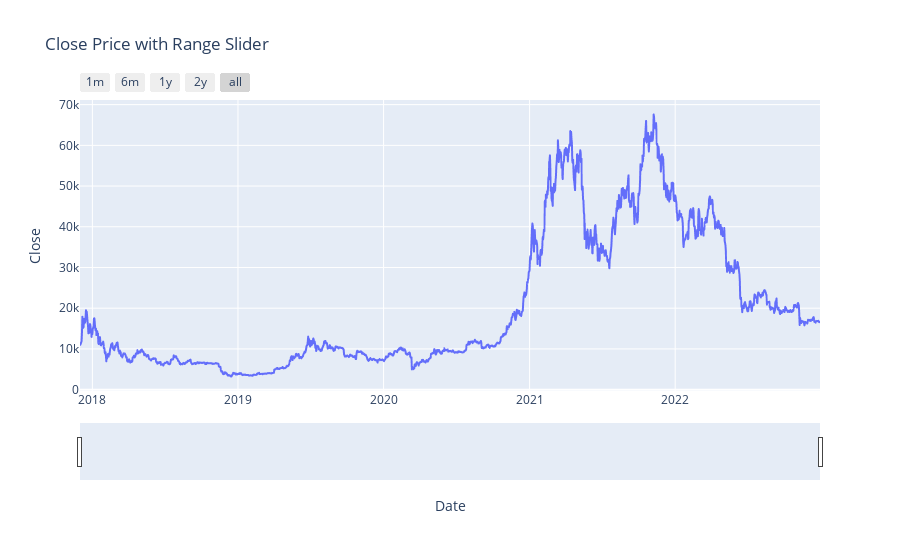

Here is the notebook cell this chart was saved with:
### Code cell
crypto_btc.reset_index(inplace=True)
fig = px.line(crypto_btc, x='Date', y='Close', title='Close Price with Range Slider')
fig.update_layout(hovermode="x")

fig.update_xaxes(
    rangeslider_visible=True,
    rangeselector=dict(
        buttons=list([
            dict(count=1, label="1m", step="month", stepmode="backward"),
            dict(count=6, label="6m", step="month", stepmode="backward"),
            dict(count=1, label="1y", step="year", stepmode="backward"),
            dict(count=2, label="2y", step="year", stepmode="backward"),
            dict(step="all")
            
        ])
    )
)
fig.show()

### Figure 1 — Plotly figure (JSON) as saved in the notebook; plotly's stock layout.template omitted (floating-point values rounded to 4 significant figures; data arrays with more than 128 entries replaced by an {"elided": "..."} marker saying what was removed)
{"data": [{"hovertemplate": "Date=%{x}<br>Close=%{y}<extra></extra>", "legendgroup": "", "line": {"color": "#636efa", "dash": "solid"}, "marker": {"symbol": "circle"}, "mode": "lines", "name": "", "showlegend": false, "type": "scattergl", "x": {"elided": "1856 str values"}, "xaxis": "x", "y": {"elided": "1856 float values"}, "yaxis": "y"}], "layout": {"hovermode": "x", "legend": {"tracegroupgap": 0}, "title": {"text": "Close Price with Range Slider"}, "xaxis": {"anchor": "y", "domain": [0, 1], "rangeselector": {"buttons": [{"count": 1, "label": "1m", "step": "month", "stepmode": "backward"}, {"count": 6, "label": "6m", "step": "month", "stepmode": "backward"}, {"count": 1, "label": "1y", "step": "year", "stepmode": "backward"}, {"count": 2, "label": "2y", "step": "year", "stepmode": "backward"}, {"step": "all"}]}, "rangeslider": {"visible": true}, "title": {"text": "Date"}}, "yaxis": {"anchor": "x", "domain": [0, 1], "title": {"text": "Close"}}}}
